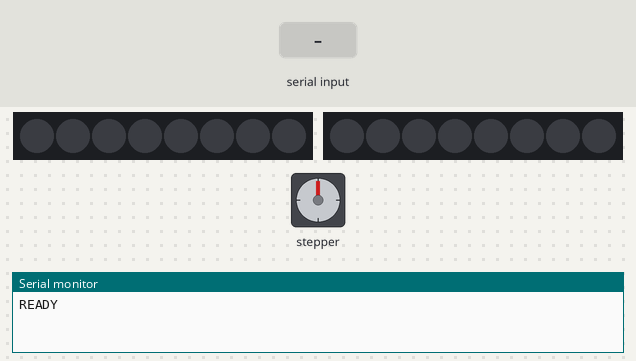
A sketch run on a simulated Arduino Nano, built with avr-gcc and run on an emulated ATmega328P. On the bench: 2 × 8 RGB LEDs in strip order, left to right, stepper motor, the last lines printed to the serial monitor. The inputs (shaded band) are chosen by the test bench. Dim RGB values are drawn brighter than linear; stepper angles assume 2048 steps per turn.

Above: at 1.2 s.
1.3 s: "LAMP2 90\n" received over Serial
At 1.8 s:
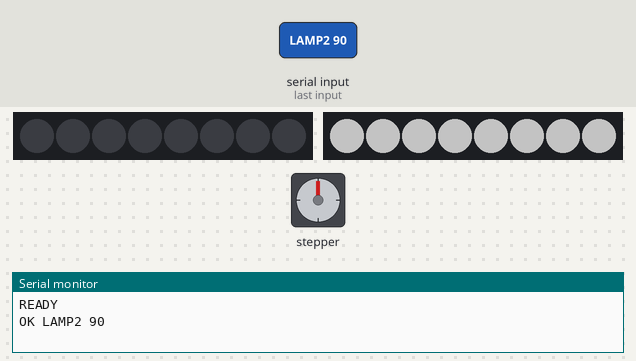
2.8 s: "1 90\n" received over Serial
At 4.3 s:
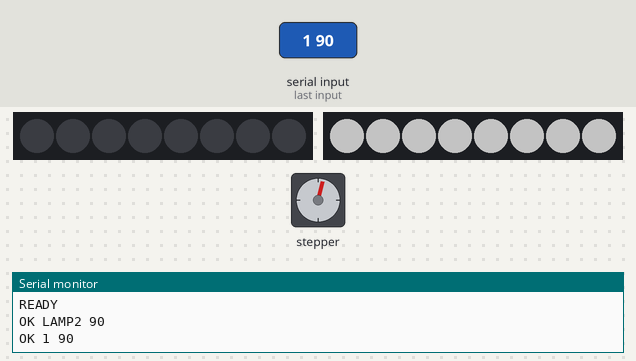
4.6 s: "LAMP2 \n" received over Serial
At 5.4 s:
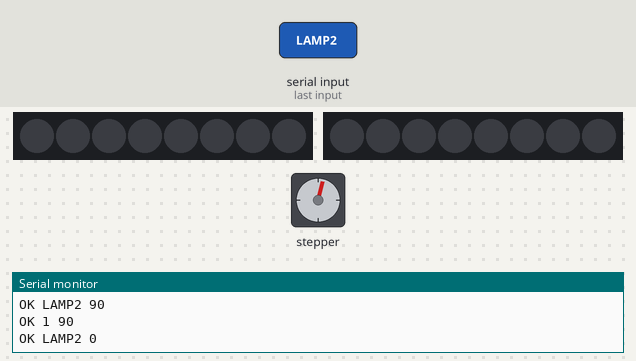
Timing chart, 0 to 7.6 s (numbered marks = the images above; inputs shaded):
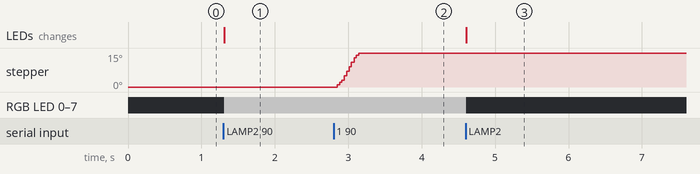

The sketch:

firmware.ino
```cpp
// (licence header left out)
#include <AccelStepper.h>
#include <Adafruit_NeoPixel.h>

// ---- Motor pin-config (FULL4WIRE, volgorde IN1, IN3, IN2, IN4) -
AccelStepper m1(AccelStepper::FULL4WIRE, 2,  4,  3,  5);
AccelStepper m2(AccelStepper::FULL4WIRE, 6,  8,  7,  9);
AccelStepper m3(AccelStepper::FULL4WIRE, 10, 12, 11, 13);

// ---- Lamp config -----------------------------------------------
const uint8_t LAMP_PIN    = 16;   // A2 = D16 op de Nano (lamp BINNEN)
const uint8_t LAMP2_PIN   = 17;   // A3 = D17 op de Nano (lamp BUITEN)
const uint8_t LAMP_COUNT  = 8;

Adafruit_NeoPixel lamp (LAMP_COUNT, LAMP_PIN,  NEO_GRB + NEO_KHZ800);  // binnen
Adafruit_NeoPixel lampB(LAMP_COUNT, LAMP2_PIN, NEO_GRB + NEO_KHZ800);  // buiten

// ---- Globals ---------------------------------------------------
float currentMaxSpeed = 500.0f;
String inbuf;

void applySpeed(float v) {
  currentMaxSpeed = v;
  m1.setMaxSpeed(v); m1.setAcceleration(v * 4);
  m2.setMaxSpeed(v); m2.setAcceleration(v * 4);
  m3.setMaxSpeed(v); m3.setAcceleration(v * 4);
}

void emergencyStop() {
  m1.stop(); m2.stop(); m3.stop();
  m1.setCurrentPosition(m1.currentPosition());
  m2.setCurrentPosition(m2.currentPosition());
  m3.setCurrentPosition(m3.currentPosition());
}

void setLamp(uint8_t brightness) {
  lamp.setBrightness(brightness);
  for (uint8_t i = 0; i < LAMP_COUNT; i++) {
    lamp.setPixelColor(i, lamp.Color(255, 255, 255));
  }
  lamp.show();
}

void setLampB(uint8_t brightness) {
  lampB.setBrightness(brightness);
  for (uint8_t i = 0; i < LAMP_COUNT; i++) {
    lampB.setPixelColor(i, lampB.Color(255, 255, 255));
  }
  lampB.show();
}

void handleCommand(const String& line) {
  if (line.length() == 0) return;

  if (line == "STOP") {
    emergencyStop();
    Serial.println("OK STOP");
    return;
  }
  if (line.startsWith("SPEED ")) {
    float v = line.substring(6).toFloat();
    if (v > 0) {
      applySpeed(v);
      Serial.print("OK SPEED "); Serial.println(v);
    }
    return;
  }
  if (line.startsWith("LAMP2 ")) {
    int b = line.substring(6).toInt();
    b = constrain(b, 0, 255);
    setLampB((uint8_t)b);
    Serial.print("OK LAMP2 "); Serial.println(b);
    return;
  }
  if (line.startsWith("LAMP ")) {
    int b = line.substring(5).toInt();
    b = constrain(b, 0, 255);
    setLamp((uint8_t)b);
    Serial.print("OK LAMP "); Serial.println(b);
    return;
  }
  if (line == "WHERE") {
    Serial.print("POS ");
    Serial.print(m1.currentPosition()); Serial.print(' ');
    Serial.print(m2.currentPosition()); Serial.print(' ');
    Serial.println(m3.currentPosition());
    return;
  }
  if (line == "BUSY?") {
    bool busy = (m1.distanceToGo() != 0)
             || (m2.distanceToGo() != 0)
             || (m3.distanceToGo() != 0);
    Serial.print("BUSY "); Serial.println(busy ? 1 : 0);
    return;
  }
  if (line.startsWith("GOTO ")) {
    // GOTO <m1> <m2> <m3>
    int sp1 = line.indexOf(' ', 5);
    if (sp1 <= 0) return;
    int sp2 = line.indexOf(' ', sp1 + 1);
    if (sp2 <= 0) return;
    long t1 = line.substring(5, sp1).toInt();
    long t2 = line.substring(sp1 + 1, sp2).toInt();
    long t3 = line.substring(sp2 + 1).toInt();
    m1.moveTo(t1);
    m2.moveTo(t2);
    m3.moveTo(t3);
    Serial.print("OK GOTO "); Serial.print(t1);
    Serial.print(' '); Serial.print(t2);
    Serial.print(' '); Serial.println(t3);
    return;
  }
  if (line.startsWith("SETPOS ")) {
    // SETPOS <motor> <position>
    int sp = line.indexOf(' ', 7);
    if (sp <= 0) return;
    int motor = line.substring(7, sp).toInt();
    long pos = line.substring(sp + 1).toInt();
    AccelStepper* m = nullptr;
    switch (motor) {
      case 1: m = &m1; break;
      case 2: m = &m2; break;
      case 3: m = &m3; break;
      default: return;
    }
    m->setCurrentPosition(pos);
    Serial.print("OK SETPOS "); Serial.print(motor);
    Serial.print(' '); Serial.println(pos);
    return;
  }
  // Anders: "<motor> <target>"
  int sp = line.indexOf(' ');
  if (sp <= 0) return;
  int motor = line.substring(0, sp).toInt();
  long target = line.substring(sp + 1).toInt();
  switch (motor) {
    case 1: m1.moveTo(target); break;
    case 2: m2.moveTo(target); break;
    case 3: m3.moveTo(target); break;
    default: return;
  }
  Serial.print("OK "); Serial.print(motor);
  Serial.print(" "); Serial.println(target);
}

void setup() {
  Serial.begin(9600);

  applySpeed(currentMaxSpeed);

  lamp.begin();
  lamp.setBrightness(0);
  lamp.show();

  lampB.begin();
  lampB.setBrightness(0);
  lampB.show();

  inbuf.reserve(32);
  Serial.println("READY");
}

void loop() {
  while (Serial.available()) {
    char c = (char)Serial.read();
    if (c == '\n' || c == '\r') {
      if (inbuf.length() > 0) {
        handleCommand(inbuf);
        inbuf = "";
      }
    } else if (inbuf.length() < 64) {
      inbuf += c;
    }
  }
  m1.run();
  m2.run();
  m3.run();
}
```

Measured:
- after the input at 1.3 s, RGB LED 0–7: off → RGB(90, 90, 90) at once; the LEDs: change at once (image 1)
- after the input at 2.8 s, stepper: turns 15° clockwise in 0.29 s, starting after 0.05 s
- after the input at 4.6 s, RGB LED 0–7: RGB(90, 90, 90) → off at once; the LEDs: change at once (image 3)
